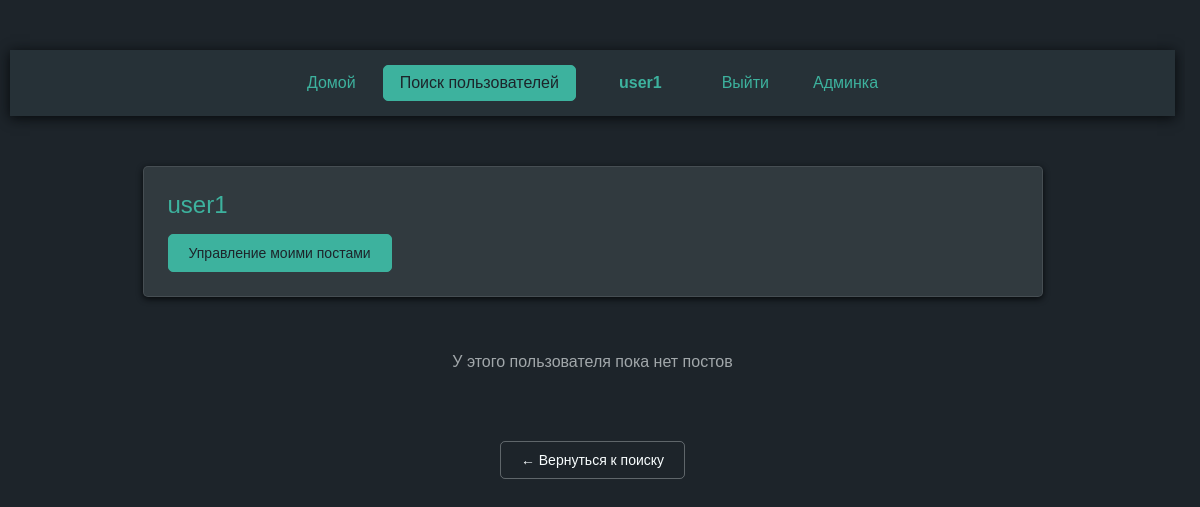
Before: /users/user1/ (signed in) with the older database file.
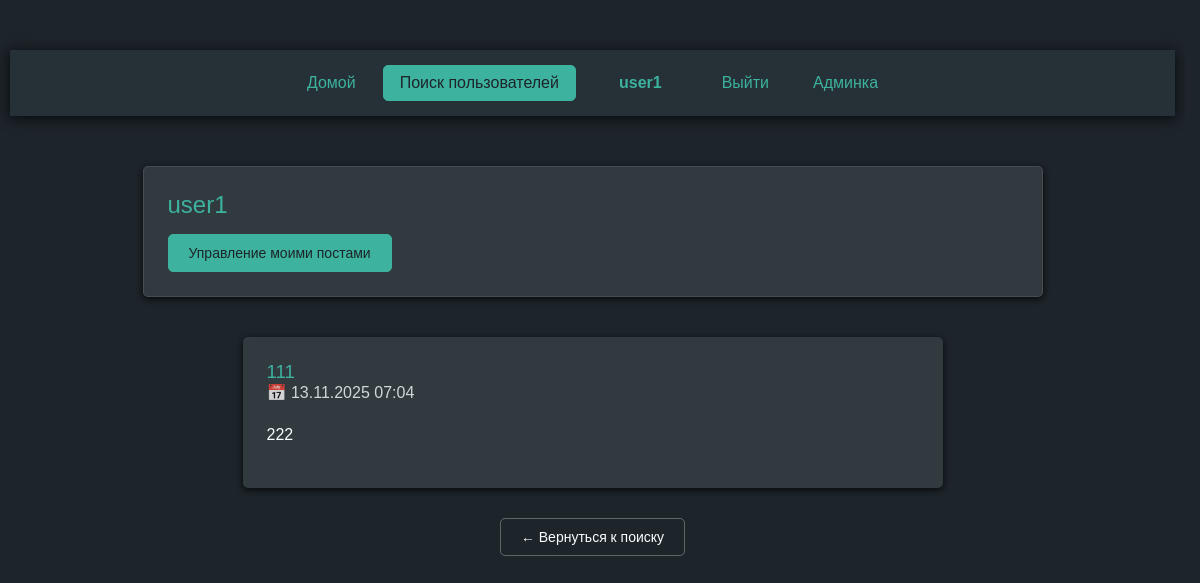
After: the same page with the newer database file.
### blog/models.py (models this page shows, shortened)
class Post(models.Model):
    user = models.ForeignKey(
        User,
        on_delete=models.CASCADE,
        related_name='posts',
        verbose_name="Автор",
        null=True,
        blank=True
    )
    title = models.CharField("Заголовок", max_length=200)
    content = models.TextField("Текст поста")
    created_at = models.DateTimeField("Дата и время создания", auto_now_add=True)
    updated_at = models.DateTimeField("Дата и время обновления", auto_now=True)
    class Meta:
        verbose_name = "Пост"
        verbose_name_plural = "Посты"
        ordering = ["-created_at"]
        indexes = [
            models.Index(fields=['user', '-created_at']),
        ]

### blog/views.py (the view)
# urls.py: path('users/<str:username>/', user_posts, name='user_posts'),
def user_posts(request: HttpRequest, username: str) -> HttpResponse:
    user = get_object_or_404(User, username=username)
    posts = Post.objects.filter(user=user).order_by('-created_at')
    return render(request, "user_posts.html", {
        "profile_user": user,
        "posts": posts,
        "is_own_profile": request.user.is_authenticated and request.user == user
    })

### templates/user_posts.html (shortened to what this page needs)
{% extends "base.html" %}
{% block content %}
<div class="form-container-wide">
    <div class="user-profile">
        <h2>{{ profile_user.username }}</h2>
        {% if is_own_profile %}
            <div style="margin-top: 15px;">
                <a href="{% url 'blog' %}" class="action-button action-button-primary">
                    Управление моими постами
                </a>
            </div>
        {% endif %}
    </div>
    {% if posts %}
        <div class="blog-container">
            {% for post in posts %}
                <div class="post-card">
                    <h3 style="margin-top: 0;">{{ post.title }}</h3>
                    <div class="post-date">
                        📅 {{ post.created_at|date:"d.m.Y H:i" }}
                    </div>
                    <div class="post-content">{{ post.content|linebreaks }}</div>
                </div>
            {% endfor %}
        </div>
    {% else %}
        <p class="empty-message">У этого пользователя пока нет постов</p>
    {% endif %}
    <div class="centered-content">
        <a href="{% url 'user_search' %}" class="action-button action-button-cancel">
            ← Вернуться к поиску
        </a>
    </div>
</div>
{% endblock %}

Changed rows visible on the page:
added Post: title "111", created_at "13.11.2025 07:04", content "222"
Other visible differences:
text no longer shown: "У этого пользователя пока нет постов"
